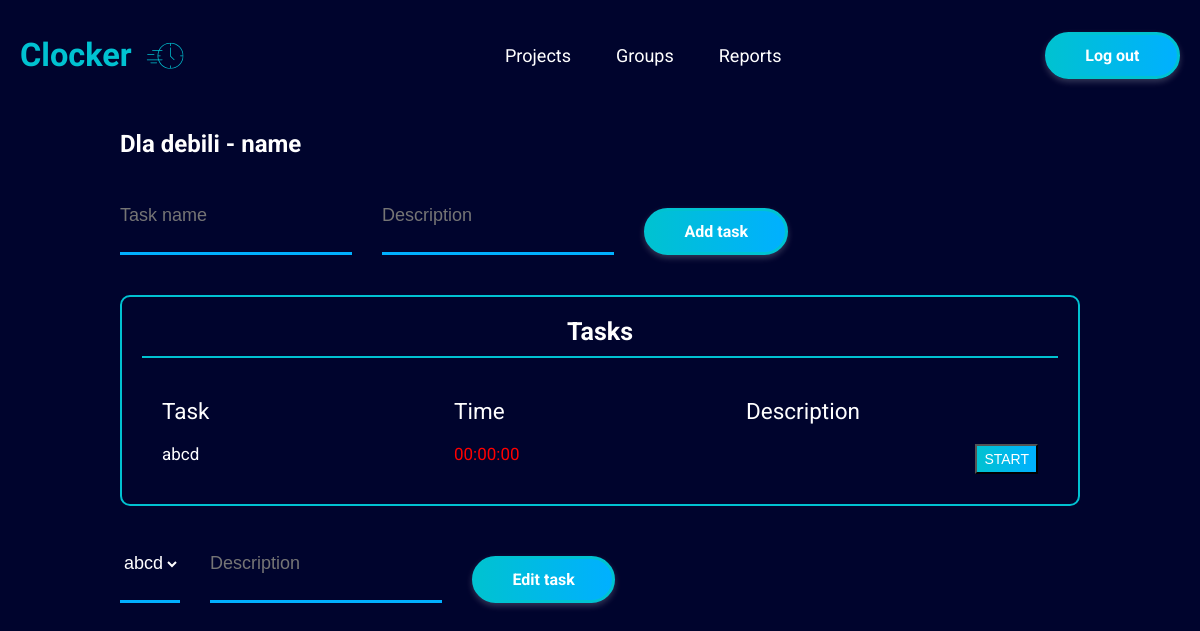
Before: /project_details.php?P_id=2 (signed in) with the older database file.
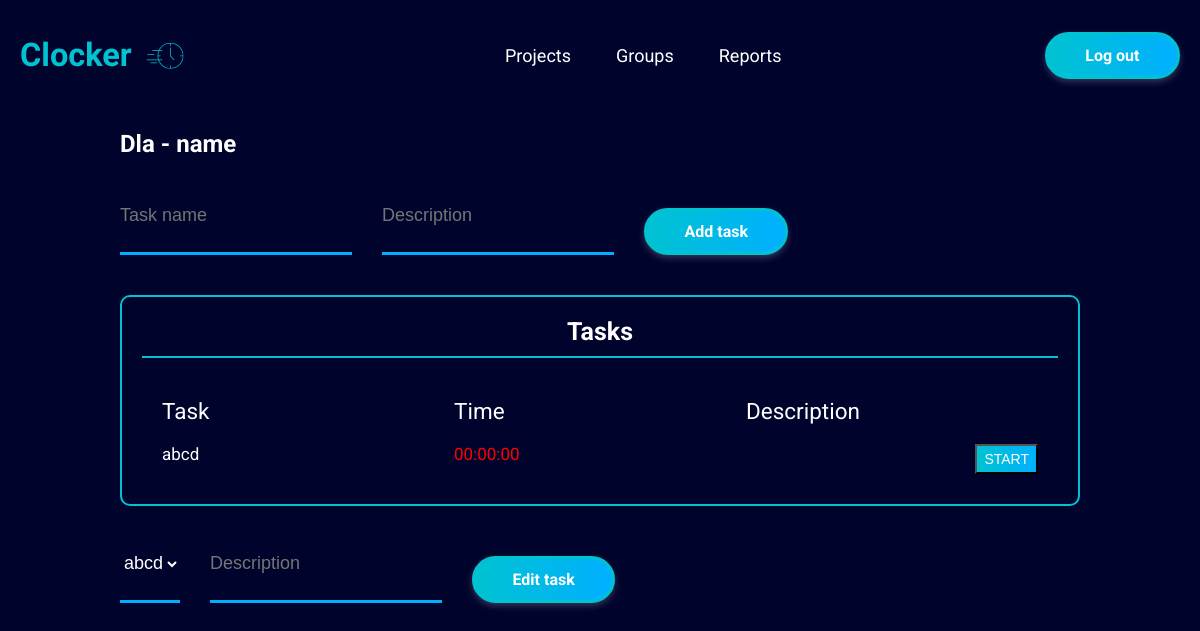
After: the same page with the newer database file.
### tables this page shows
CREATE TABLE `projects` (
  `ID` int(11) NOT NULL,
  `user_id` int(11) NOT NULL,
  `group_id` int(11) DEFAULT NULL,
  `client_id` int(11) NOT NULL,
  `name` varchar(200) NOT NULL
);

### project_details.php (the view, shortened to what this page needs)
<!DOCTYPE html>
<html lang="en">
<?php require_once "_head.php" ?>
<body>
  <?php require_once "_navbar_main.php" ?>
  <div class="container">
    <div>
      <h2>
          <?php
          require_once "connect.php";
          $id = $_SESSION['p_id'];
          $sql = "SELECT p.name   FROM projects as p  WHERE p.ID=:id  ";
          $handle = $pdo->prepare($sql);
          $params = ['id' => $id];
          $handle->execute($params);
          if($handle->rowCount()>0) {
              $getRow = $handle->fetch(PDO::FETCH_ASSOC);
              $name = $getRow['name'];
              echo $name . " - " . $_SESSION['name'];
          }
      ?></h2>
    </div>
    <form class="add-project__container" method="post" action="<?php echo $_SERVER['PHP_SELF']; ?>">
      <input class="form__input" type="text" name="task_name" placeholder="Task name"
             value="<?php echo (isset($valName) ? $valName : '') ?>">
        <input class="form__input" type="text" name="description" placeholder="Description"
               value="<?php echo(isset($valName) ? $valName : '') ?>">
      <input type="submit" name="Add" value="Add task"
        class="form__btn btn-primary btn-primary--filled" />
    </form>
    <div class="projects">
      <h3 class="projects__title">Tasks</h3>
      <div class="projects__container">
        <div class="projects__row-container projects__header">
          <span>Task</span>
          <span>Time</span>
          <span>Description</span>
        </div>
          <?php
          require_once "connect.php";
          $id = $_SESSION['p_id'];
          $sql = "SELECT t.ID,t.name, t.timer, t.description, t.status FROM tasks as t WHERE t.project_id=:id ORDER BY t.ID DESC";
          $handle = $pdo->prepare($sql);
          $params = ['id' => $id];
          $handle->execute($params);
          if($handle->rowCount()>0){
              while($getRow = $handle->fetch(PDO::FETCH_ASSOC)){
                  $name=$getRow['name'];
                  $desc=$getRow['description'];
                  $timer=strtotime($getRow['timer']);
                  $timer=date("H:i:s",$timer);
                  if($getRow['status']==1){
                      $status = 'STOP';
                      $classa='class="not-working"';
                  }
                  else {
                      $status = 'START';
                      $classa='class="working"';
                  }
                  $t_id=$getRow['ID'];
                  echo '<form class="projects__row-container" method="post" action="'.$_SERVER['PHP_SELF'].'">
                           <input name="task_id" style="display: none" value="'.$t_id.'">
                          <span id="project-name"  >'.$name.'</span>
                          <span '.$classa.' id="clock">'.$timer.'</span>
                          <span id="project-name">'.$desc.'</span>
                          <input type="submit" name ="button" class="details btn-primary--filled"  value="'.$status.'"/>
                        </form>';
              }
          }
          ?>
      </div>
    </div>
    <form class="add-project__container" method="POST" action="<?php echo $_SERVER['PHP_SELF']; ?>">
        <select class="form__input" name="edit-task" type="text" placeholder="Task name">
            <?php
            require_once "connect.php";
            $id = $_SESSION['p_id'];
            $sql = "select name,ID from tasks where project_id=:id";
            $handle = $pdo->prepare($sql);
            $params = ['id' => $id];
            $handle->execute($params);
            if ($handle->rowCount() > 0) {
                while ($getRow = $handle->fetch(PDO::FETCH_ASSOC)) {
                    $name = $getRow['name'];
                    $t_id=$getRow['ID'];
                    echo '<option value=' . $t_id . '>' . $name . '</option>';
                }
            }
            ?>
        </select>
        <input class="form__input" type="text" name="description" placeholder="Description"
               value="<?php echo(isset($valDesc) ? $valDesc : '') ?>">
      <input type="submit" name="submit_task" value="Edit task"
        class="form__btn btn-primary btn-primary--filled" />
    </form>
  </div>
</body>
</html>

Changed rows visible on the page:
changed projects: name "Dla debili" → "Dla"
